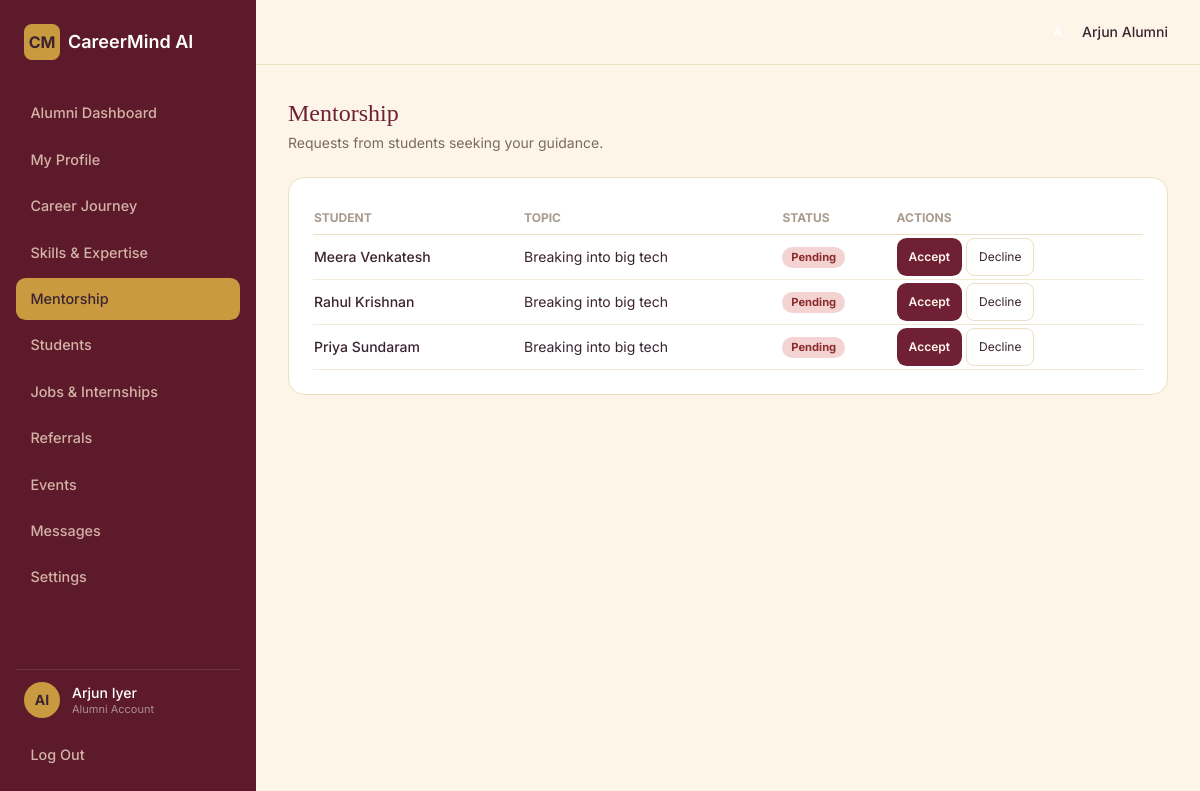
/alumni/mentorship/ (signed in), run on the app's committed database.
### roles/models.py (models this page shows)
class MentorshipRequest(models.Model):
    STATUS_CHOICES = [('pending', 'Pending'), ('accepted', 'Accepted'), ('declined', 'Declined'), ('completed', 'Completed')]
    student = models.ForeignKey(User, on_delete=models.CASCADE, related_name='mentorship_requests_made')
    alumni = models.ForeignKey(User, null=True, blank=True, on_delete=models.SET_NULL, related_name='mentorship_requests_received')
    topic = models.CharField(max_length=150, default='Career Guidance')
    status = models.CharField(max_length=10, choices=STATUS_CHOICES, default='pending')
    created_at = models.DateTimeField(auto_now_add=True)
    class Meta:
        ordering = ['-created_at']

### roles/views_alumni.py (the view, shortened to what this page needs)
@role_required('alumni')
def mentorship(request):
    profile, detail = _alumni_detail(request.user)
    all_requests = MentorshipRequest.objects.filter(alumni=request.user).select_related('student')
    context = dict(profile=profile, detail=detail, active='mentorship', requests_qs=all_requests)
    return render(request, 'alumni/mentorship.html', context)

### roles/views_alumni.py (called while the page is built)
def _alumni_detail(user):
    profile, _ = Profile.objects.get_or_create(user=user)
    detail, _ = AlumniDetail.objects.get_or_create(profile=profile)
    return profile, detail

### templates/alumni/mentorship.html (shortened to what this page needs)
{% extends "alumni/base_alumni.html" %}
{% block content %}
<h1 class="font-serif-display text-2xl text-maroon mb-1">Mentorship</h1>
<p class="text-sm text-[#7a6a5e] mb-6">Requests from students seeking your guidance.</p>
<div class="card p-6">
  <table class="w-full text-sm">
    <thead><tr class="text-left text-xs text-[#a89a8c] border-b border-[#ecdfc4]"><th class="py-2">STUDENT</th><th>TOPIC</th><th>STATUS</th><th>ACTIONS</th></tr></thead>
    <tbody>
      {% for m in requests_qs %}
      <tr class="border-b border-[#f3ead6]">
        <td class="py-3 font-medium">{{ m.student.first_name }} {{ m.student.last_name }}</td>
        <td>{{ m.topic }}</td>
        <td><span class="badge badge-{% if m.status == 'pending' %}high{% elif m.status == 'accepted' %}growing{% else %}low{% endif %}">{{ m.get_status_display }}</span></td>
        <td>
          {% if m.status == 'pending' %}
          <form method="post" class="flex gap-1">
            <button name="action" value="accept" class="btn-maroon text-xs px-3">Accept</button>
            <button name="action" value="decline" class="border border-[#ecdfc4] text-xs px-3 rounded-lg">Decline</button>
          </form>
          {% endif %}
        </td>
      </tr>
      {% empty %}<tr><td colspan="4" class="py-6 text-center text-[#a89a8c]">No mentorship requests.</td></tr>{% endfor %}
    </tbody>
  </table>
</div>
{% endblock %}

### templates/partials/role_base.html (shortened to what this page needs)
{% load static %}
<!DOCTYPE html>
<html lang="en">
<head>
<script src="https://cdn.tailwindcss.com"></script>
<link rel="stylesheet" href="{% static 'css/style.css' %}">
</head>
<body class="min-h-screen flex">
<aside id="cmSidebar" class="cm-sidebar hidden md:flex w-64 bg-maroon-900 flex-col justify-between py-6 px-4 min-h-screen sticky top-0 shrink-0">
  <div>
    <div class="flex items-center gap-2 px-2 mb-8">
      <div class="w-9 h-9 rounded-lg bg-gold flex items-center justify-center text-maroon-900 font-bold">CM</div>
      <span class="text-white font-semibold text-lg">CareerMind AI</span>
    </div>
    <nav class="space-y-1">
      {% block nav_items %}{% endblock %}
    </nav>
  </div>
  <div>
    <div class="flex items-center gap-3 px-2 py-3 border-t border-white/10">
      <div class="w-9 h-9 rounded-full bg-gold flex items-center justify-center text-maroon-900 font-bold text-sm">
        {{ request.user.first_name|first|upper }}{{ request.user.last_name|first|upper }}
      </div>
      <div class="leading-tight">
        <div class="text-white text-sm font-medium">{{ request.user.first_name }} {{ request.user.last_name }}</div>
        <div class="text-[11px] text-white/50">{% block account_label %}Account{% endblock %}</div>
      </div>
    </div>
    <a href="{% url 'logout' %}" class="sidebar-link mt-1">Log Out</a>
  </div>
</aside>
<div class="flex-1 min-h-screen flex flex-col">
  <header class="bg-cream px-4 md:px-8 py-4 flex items-center justify-between border-b border-[#ecdfc4]">
    <div class="flex items-center gap-4 pl-6">
      <div class="flex items-center gap-2">
        <div class="w-8 h-8 rounded-full bg-maroon-800 text-white flex items-center justify-center text-xs font-bold">
        </div>
        <span class="text-sm font-medium">{{ request.user.first_name }} {% block topbar_role_label %}{% endblock %}</span>
      </div>
    </div>
  </header>
  <main class="flex-1 p-4 md:p-8 min-w-0">
    {% block content %}{% endblock %}
  </main>
</div>
</body>
</html>

### static/css/style.css (style rules this page uses)
:root { --maroon-900:#5c1a2a; --maroon-800:#6f2035; --maroon-700:#84293f; --maroon-600:#9c3049; --gold:#c99a3f; --gold-light:#e0be6f; --cream:#fdf6e8; --cream-2:#f6ecd8; --ink:#3a2430; }
body { font-family:'Inter',ui-sans-serif,system-ui,sans-serif; background:var(--cream); color:var(--ink); }
.font-serif-display { font-family:'Playfair Display', Georgia, serif; }
.bg-maroon-900 { background:var(--maroon-900); }
.text-maroon { color:var(--maroon-800); }
.bg-gold { background:var(--gold); }
.bg-cream { background:var(--cream); }
.btn-maroon { background:var(--maroon-800); color:#fdf6e8; font-weight:600; padding:.7rem 1.4rem; border-radius:.6rem; transition:.15s; }
.card { background:#fff; border:1px solid #ecdfc4; border-radius:1rem; }
.sidebar-link { display:flex;align-items:center;gap:.65rem; padding:.65rem .9rem;border-radius:.6rem; color:#f3d9c7cc;font-size:.9rem;font-weight:500; transition:.15s; }
.badge { font-size:.7rem;font-weight:700;padding:.2rem .55rem;border-radius:999px; }
.badge-high { background:#f4d3d3;color:#8c2c2c; }

### data on the page
MentorshipRequest: student.first_name "Meera", student.last_name "Venkatesh", topic "Breaking into big tech", status "Pending"
MentorshipRequest: student.first_name "Rahul", student.last_name "Krishnan", topic "Breaking into big tech", status "Pending"
MentorshipRequest: student.first_name "Priya", student.last_name "Sundaram", topic "Breaking into big tech", status "Pending"

### other printed values
{{ request.user.first_name|first|upper }} "A"
{{ request.user.last_name|first|upper }} "I"
{{ request.user.first_name }} "Arjun"
{{ request.user.last_name }} "Iyer"
